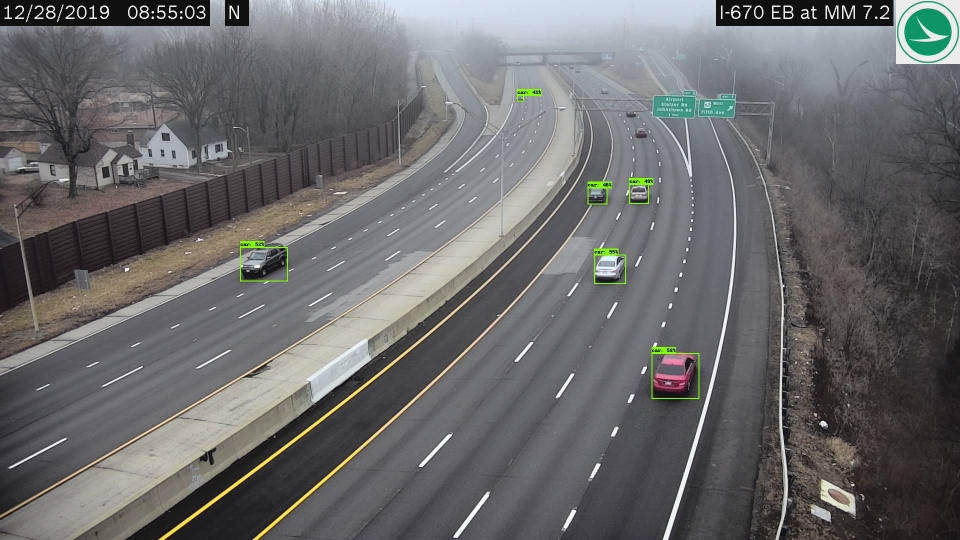
#> input picture data/sample_cam/Predictions/2019-12-28_08_55_01_camera_145.jpg, 1920 x 1080 px (shown at 1/2 size)
$ jupyter execute --allow-errors camera_case_study.ipynb
#> lines starting #> are read from the running program, lines starting #| are printed output that depends on the picture
<center> <b>Geospatial Fellows Program</b> </center>

# Identifying High Accuracy Regions in Traffic Camera Images to Enhance the Estimation of Road Traffic Metrics: A Quadtree-based Method and Applications
<i>Yue Lin, Ningchuan Xiao</i>

This Jupyter notebook illustrates a quadtree-based algorithm to establish the image regions with high vehicle detection accuracy. A case study is presented to demonstrate how the use of these high accuracy regions can produce reliable road traffic metrics from traffic camera images.

## Notebook Outline
- [Introduction](#intro)
- [Vehicle detector](#det)
- [Quadtree-based algorithm for HAIR identification](#qtree)
    - [Extacting the HAIR](#hair)
    - [Error measurement](#error)
- [Georeferencing and traffic density estimation](#georef)
- [References](#ref)

<a id='intro'></a>
## Introduction
Traffic cameras have become an important data source for transportation management and control. However, deriving reliable traffic metrics from the camera feeds is challenging due to the limitations of current vehicle detection techniques, as well as the various camera conditions such as height and resolution. The figure below shows two examples of using a state-of-the-art deep learning detector to identify the vehicles in traffic images. It is clear that vehicles distant from the camera are often too small to be detected. Missed small vehicles tend to result in significant errors in the estimation of road traffic metrics.

In this Jupyter notebook, we illustrate a quadtree-based algorithm that continuously partitions the image extent until only regions with high detection accuracy are remained. These regions are referred to as the high-accuracy identification regions (HAIR), which will be used to derive reliable road traffic metrics such as traffic density, flow, and speed. A case study in Central Ohio is presented to demonstrate how the use of HAIR can help to improve the accuracy of traffic density estimates using images from a camera.

<a id='det'></a>
## Vehicle detector

The use of HAIR assumes that some object detector is available to identify the vehicles present in the images. In this project, a deep learning model called EfficientDet[<sup>1</sup>](#fn1) is used for vehicle identification. EfficientDet is a family of 8 object detection models (EfficientDet-d0 through d7) which share the same architecture. EfficientDet-d0 is the baseline model, and each of the next model has a larger size measured by its depth (number of layers), width (size of layers), and input image resolution. To train and evaluate the EfficientDet models, two data sets are prepared using the feeds from 249 cameras in Central Ohio, which consists of 1,392 and 465 images, respectively. Both data sets are processed through an annotation process where bounding boxes of the vehicles are manually identified. Since the deep learning literature generally suggests the use of a large and diverse training data set to improve detection accuracy, we enrich our training data by two external data sources, STREETS[<sup>2</sup>](#fn2) and WebCamT[<sup>3</sup>](#fn3). The figure below presents the training and evaluation of EfficientDet for vehicle detection.

<a id='qtree'></a>
## Quadtree-based algorithm for HAIR identification
The purpose of our quadtree-based HAIR identification algorithm is to determine the regions in a camera’s field of view that are part of the high accuracy regions. A number of images are needed as the input of this algorithm, where each image contains (1) the manually labeled vehicle bounding boxes that are confirmed to be the ground truth of the vehicles to be detected, and (2) the bounding box of each detected vehicle yielded by some model. Here, we prepare a sample image data set collected from a traffic camera located in Central Ohio. This data set uses similar format to PASCAL VOC 2007[<sup>4</sup>](#fn4), with its directory structured as:

     |-- sample_cam
        |-- Annotations
        |-- ImageSets
            |-- Main
        |-- JPEGImages
        |-- Predictions

The labeled vehicle bounding boxes are stored under the *Annotations* directory in .xml format, each linked to a traffic image in the *JPEGImages* directory and a filename in the *ImageSets -> Main* directory. The *Predictions* directory contains the predicted vehicle bounding boxes generated by the trained EfficientDet model.

[cell 1]
from zipfile import ZipFile
#> (the rest of this cell did not finish here and is left out)

Visualize an image after detection.

[cell 2]
from IPython.display import Image
pil_img = Image(filename = 'data/sample_cam/Predictions/2019-12-28_08_55_01_camera_145.jpg', width = 600)
display(pil_img)

<a id='hair'></a>
### Extracting the HAIR

The `sampling` function allows users to specify different numbers of images ($N$) when implementing the algorithm.

[cell 3]
def sampling(imagesetfile, samplesize):
  with open(imagesetfile, 'r') as f:
    lines = f.readlines()
  imagenames = [x.strip() for x in lines]
  shuffle(imagenames)
  imagenames = sample(imagenames, samplesize)
  return imagenames

Then, we define the `QuadTreeNode` class. A quadtree node refers to a quadrant/sub-quadrant in the image extent. `QuadTreeNode`
strores the extent of the quadrant/sub-quadrant, its four children (possibly all `NULL` if not partitioned), its accuracy measures (regional average precision, precision, recall, F1-score, and accuracy), and whether or not it is selected as part of the HAIR.

[cell 4]
class QuadTreeNode(object):
  # [14 lines left out: function __init__, not called in this run]

The regional average precision of a quadtree node is similar to the average precision metric[<sup>4</sup>](#fn4). It is computed based on the bounding boxes of all the labeled and detected vehicles in the region. If the regional average precision of a node does not reach a user-specified threshold ($a_0$), the `build_qtree` function will partition the corresponding quadrant into four equal sub-quadrants. This process continues until either the accuracy threshold ($a_0$) or the maximal depth ($d_0$) is reached.

[cell 5]
# [41 lines left out: function build_qtree, not called in this run]

The `search_qtree` function outputs the derived HAIR.

[cell 6]
# [26 lines left out: function search_qtree, not called in this run]

Now we have defined all the necessary class and functions. One step before running the algorithm, we need to setup some libraries and input parameters.

[cell 7]
from random import sample, shuffle, seed
import numpy as np
from model import eval_rap
import warnings
warnings.filterwarnings('ignore')

DETPATH = "data/sample_cam/Predictions"
ANNOPATH = "data/sample_cam/Annotations"
IMAGESETFILE = "data/sample_cam/ImageSets/Main/trainval.txt"
CLASSNAME = "car"
CACHEDIR = "data/sample_cam/cache"
H = 1080
W = 1920
imageextent = [0, 0, W, H]
samplesize = 50           # number of images
thresh = 0.75             # accuracy threshold
maxdepth = 3              # maximal depth

Extract the HAIR and print it out in a matrix form (HAIR labeled as 1) . Try different seeds and parameter values if you want.

[cell 8]
seed(1)

# initialize quads
quads = np.zeros((2 ** maxdepth, 2 ** maxdepth))

# obtain the HAIR
#> (the rest of this cell did not finish here and is left out)

We can also use bootstrapping to derive the HAIR under multiple equal-size random samples, and then calculate the probability of each quadrant to be part of the HAIR.

[cell 9]
seed(1)
n = 10   # number of bootstrap samples

# initialize quads
quads_prob = np.zeros((2 ** maxdepth, 2 ** maxdepth))

# bootstrap
#> (the rest of this cell did not finish here and is left out)

In this example, we select the quadrants with a probability higher than 0.8 to form the HAIR collectively. The result is visualized below.

[cell 10]
from PIL import Image
from IPython.display import display
prob_thresh = 0.8

# create foreground HAIR image
hair_mtx = quads_prob
foreground = Image.new("RGBA", (W, H), color=(255, 255, 255, 0))
dw = int(W / hair_mtx.shape[0])
dh = int(H / hair_mtx.shape[0])
for i in range(hair_mtx.shape[0]):
  for j in range(hair_mtx.shape[0]):
    if hair_mtx[i, j] > prob_thresh:
      for x in range(j * dw, (j + 1) * dw):
        for y in range(i * dh, (i + 1) * dh):
          foreground.putpixel((x, y), (255, 0, 0, 100))

# overlay the HAIR with a traffic image
background = Image.open('data/sample_cam/Predictions/2019-12-28_08_55_01_camera_145.jpg')
#> background is the input picture: PIL image 1920x1080 RGB; mean R, G, B 106.1, 105.9, 106.7
background.paste(foreground, (0, 0), foreground)

display(background.resize((600, int(600 / background.size[0] * background.size[1])), 0))
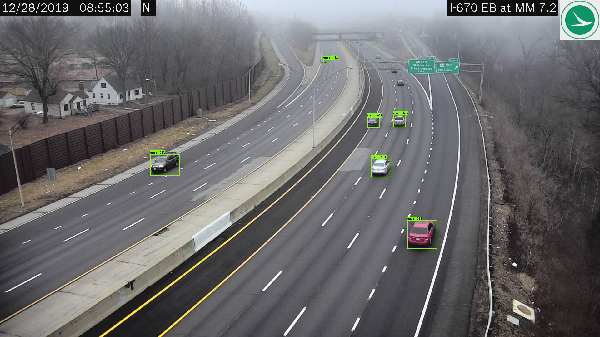
#> shown: PIL image 600x337 RGB; mean R, G, B 106.2, 105.9, 106.8
